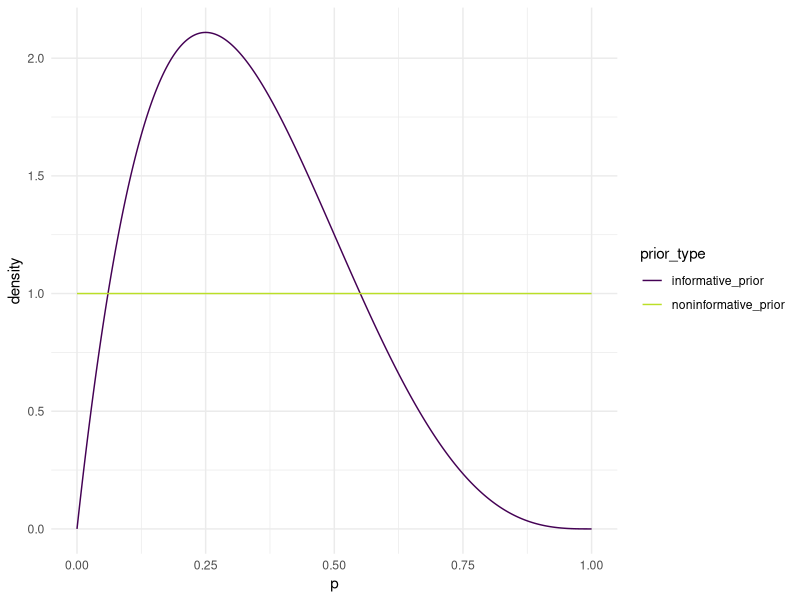
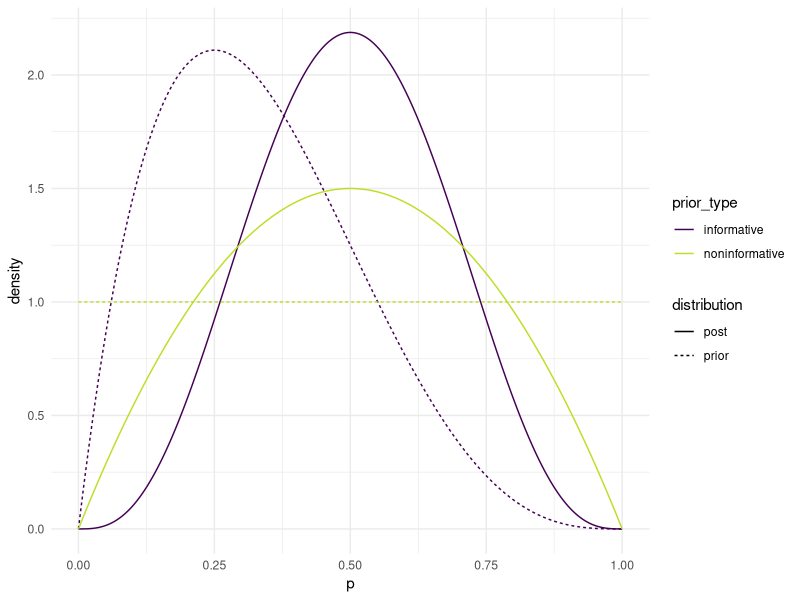
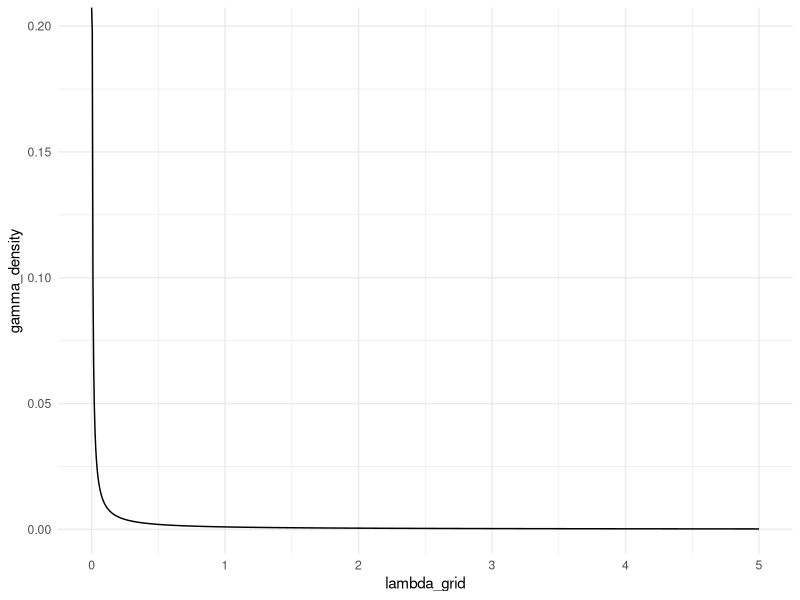
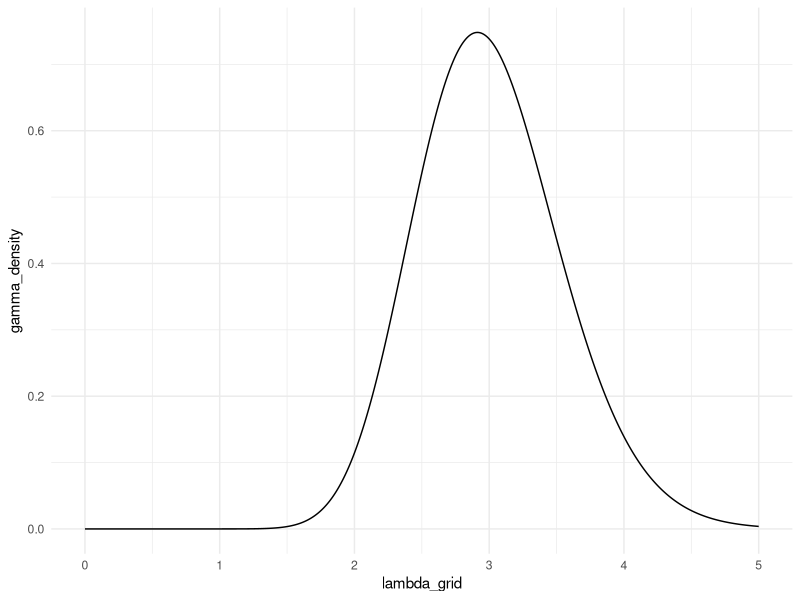
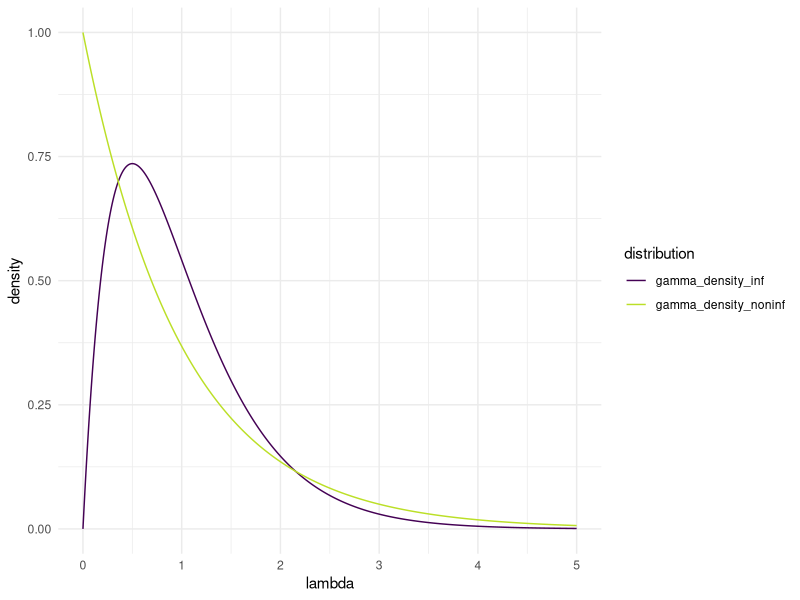

Write the R code that produced these figures, in order.
## ---- chunk 1
#| warning: false
library(tidyverse)
ps <- seq(0, 1, length.out = 1000)

informative_alpha <- 2 ## CHANGE THIS TO YOUR ALPHA
informative_beta <- 4  ## CHANGE THIS TO YOUR BETA

noninformative_alpha <- 1
noninformative_beta <- 1

informative_prior <- dbeta(ps, informative_alpha,
                           informative_beta)
noninformative_prior <- dbeta(ps,
                              noninformative_alpha, noninformative_beta)

prior_plot <- tibble(ps, informative_prior, noninformative_prior) |>
  pivot_longer(2:3, names_to = "prior_type", values_to = "density")

ggplot(data = prior_plot, aes(x = ps, y = density, colour = prior_type)) +
  geom_line() +
  scale_colour_viridis_d(end = 0.9) +
  theme_minimal() +
  labs(x = "p")
## ---- chunk 2
#| warning: false
#| output: false
library(tidyverse)
ps <- seq(0, 1, length.out = 1000)

informative_alpha <- 2 ## CHANGE THIS TO YOUR ALPHA
informative_beta <- 4  ## CHANGE THIS TO YOUR BETA

noninformative_alpha <- 1
noninformative_beta <- 1

informative_prior <- dbeta(ps, informative_alpha,
                           informative_beta)
noninformative_prior <- dbeta(ps,
                              noninformative_alpha, noninformative_beta)

## CHANGE THESE
informative_alpha_post <- 4
informative_beta_post <- 4
informative_post <- dbeta(ps, informative_alpha_post,
                          informative_beta_post)

## CHANGE THESE
noninformative_alpha_post <- 2
noninformative_beta_post <- 2
noninformative_post <- dbeta(ps, noninformative_alpha_post,
                             noninformative_beta_post)

plot_df <- tibble(ps, informative_prior, noninformative_prior,
                     informative_post, noninformative_post) |>
  pivot_longer(2:5, names_to = "distribution", values_to = "density") |>
  separate(distribution, into = c("prior_type", "distribution"))

ggplot(data = plot_df, aes(x = ps, y = density, colour = prior_type,
                           linetype = distribution)) +
  geom_line() +
  scale_colour_viridis_d(end = 0.9) +
  theme_minimal() +
  labs(x = "p")
## ---- chunk 3
#| echo: false
#| output: false
## alphas * (1 / target_mean - 1)
## (alphas * betas) / ((alphas + betas) ^ 2  * (alphas + betas + 1))
## ---- chunk 4
#| warning: false
library(tidyverse)
## ---- chunk 5
#| echo: false
#| output: false
alphas <- seq(0.01, 100, length.out = 2000) 
ks <- alphas / 3

target_prob <- 0.02
prob_less_2 <- pgamma(2, alphas, ks)

tibble(alphas, ks, prob_less_2) |>
  mutate(close_to_target = abs(prob_less_2 - target_prob)) |>
  filter(close_to_target == min())
## ---- chunk 6
alpha <- 0.001
k <- 0.001
lambda_grid <- seq(0, 5, length.out = 1000)
gamma_density <- dgamma(lambda_grid, shape = alpha, rate = k)

gamma_plot <- tibble(lambda_grid, gamma_density)

ggplot(data = gamma_plot, aes(x = lambda_grid, y = gamma_density)) +
  geom_line() +
  theme_minimal()
## ---- chunk 7
#| echo: false
#| output: false
alpha <- 31
k <- 10.3
lambda_grid <- seq(0, 5, length.out = 1000)
gamma_density <- dgamma(lambda_grid, shape = alpha, rate = k)
gamma_plot <- tibble(lambda_grid, gamma_density)

ggplot(data = gamma_plot, aes(x = lambda_grid, y = gamma_density)) +
  geom_line() +
  theme_minimal()
## ---- chunk 8
#| echo: true
#| output: false

## CHANGE THESE!!
alpha <- 1
k <- 1
lambda_grid <- seq(0, 5, length.out = 1000)
gamma_density_noninf <- dgamma(lambda_grid, shape = alpha, rate = k)

## CHANGE THESE!!
alpha2 <- 2
k2 <- 2
gamma_density_inf <- dgamma(lambda_grid, shape = alpha2, rate = k2)

gamma_plot <- tibble(lambda_grid, gamma_density_noninf, gamma_density_inf) |>
  pivot_longer(starts_with("gamma"), names_to = "distribution", values_to = "density")

ggplot(data = gamma_plot, aes(x = lambda_grid, y = density)) +
  geom_line(aes(colour = distribution)) +
  scale_colour_viridis_d(end = 0.9) +
  theme_minimal() +
  labs(x = "lambda")
## ---- chunk 9
## trying to get a mean of 3 and a probability
## that lambda is less than 2 equal to 0.02
alphas <- seq(0.01, 100, length.out = 2000) 
ks <- alphas / 3

target_prob <- 0.02
prob_less_2 <- pgamma(2, alphas, ks)

tibble(alphas, ks, prob_less_2) |>
  mutate(close_to_target = abs(prob_less_2 - target_prob)) |>
  filter(close_to_target == min(close_to_target))
